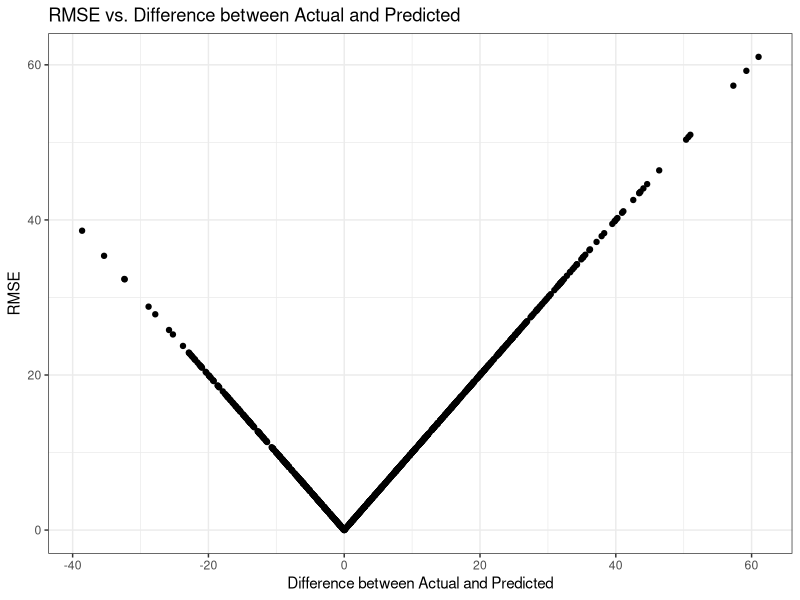
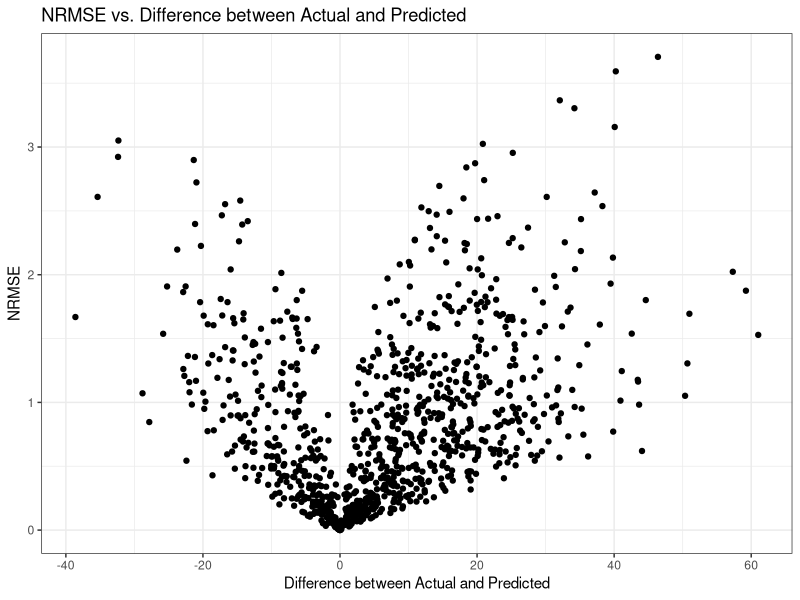
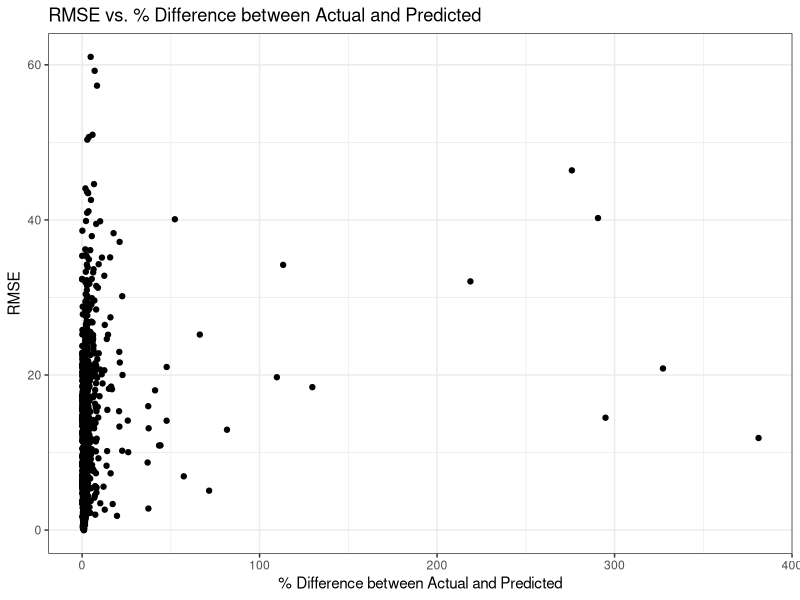
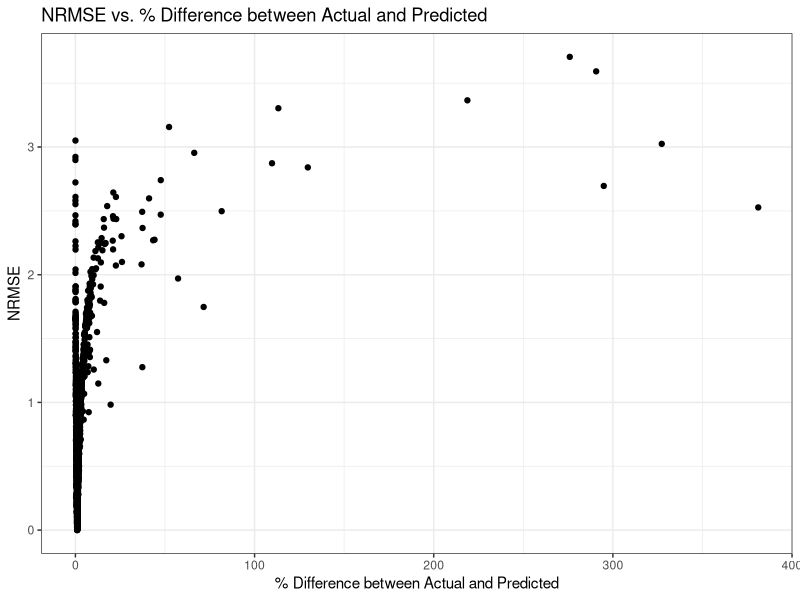

R code for these plots, in order:
# Create plot
library(ggplot2)
library(Metrics)

# Generate some example data
#mean(tr$unit_sales) = 3.98276
#sd(tr$unit_sales) = 18.15048

set.seed(123)
actual <- abs(rnorm(1000, 4, 18))
predicted <- abs(actual + rnorm(1000, 0, 18))

calc_errors <- function(row) {
  actual <- abs(row[1])
  predicted <- abs(row[2])
  
  diff = (predicted - actual)
  abs_diff = abs(predicted - actual)
  diff_perc = predicted/actual
  
  nrmse <- nrmse(actual, predicted)
  rmse <- Metrics::rmse(actual, predicted)
  
  names <- c("diff", "abs_diff", "diff_perc", "rmse", "nrmse")
  return(setNames(c(diff, abs_diff, diff_perc, rmse, nrmse), names))
}


nrmse <- function(y, pred, weights = rep(1, length(y))) {
  y <- pmax(0, pmin(y, max(y, na.rm = TRUE)))
  pred <- pmax(0, pmin(pred, max(pred, na.rm = TRUE)))
  score <- sum(weights * ((log(pred + 1) - log(y + 1)) ^ 2), na.rm = TRUE) / sum(weights, na.rm = TRUE)
  return(sqrt(score))
}


df <- data.frame(actual, predicted)

# Apply the function to each row of the data.frame
df <- cbind(df, t(apply(df[, 1:2], 1, calc_errors)))

df <- df[df$diff_perc < 500,]



ggplot(df, aes(x = diff, y = rmse)) + 
  geom_point() + 
  scale_color_gradient(low = "blue", high = "red") +
  labs(title = "RMSE vs. Difference between Actual and Predicted", 
       x = "Difference between Actual and Predicted", 
       y = "RMSE") +
  theme_bw()

ggplot(df, aes(x = diff, y = nrmse)) + 
  geom_point() + 
  scale_color_gradient(low = "blue", high = "red") +
  labs(title = "NRMSE vs. Difference between Actual and Predicted", 
       x = "Difference between Actual and Predicted", 
       y = "NRMSE") +
  theme_bw()


ggplot(df, aes(x = diff_perc, y = rmse)) + 
  geom_point() + 
  scale_color_gradient(low = "blue", high = "red") +
  labs(title = "RMSE vs. % Difference between Actual and Predicted", 
       x = "% Difference between Actual and Predicted", 
       y = "RMSE") +
  theme_bw()

ggplot(df, aes(x = diff_perc, y = nrmse)) + 
  geom_point() + 
  scale_color_gradient(low = "blue", high = "red") +
  labs(title = "NRMSE vs. % Difference between Actual and Predicted", 
       x = "% Difference between Actual and Predicted", 
       y = "NRMSE") +
  theme_bw()
